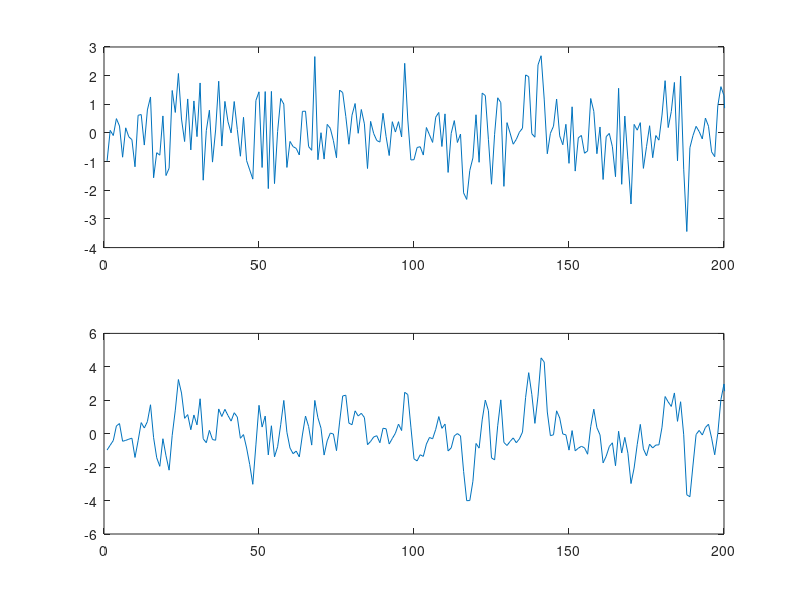
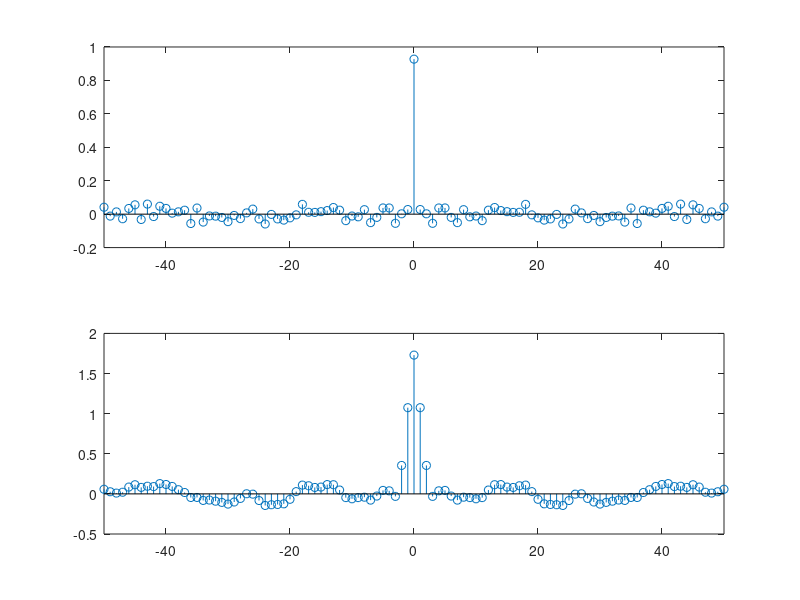
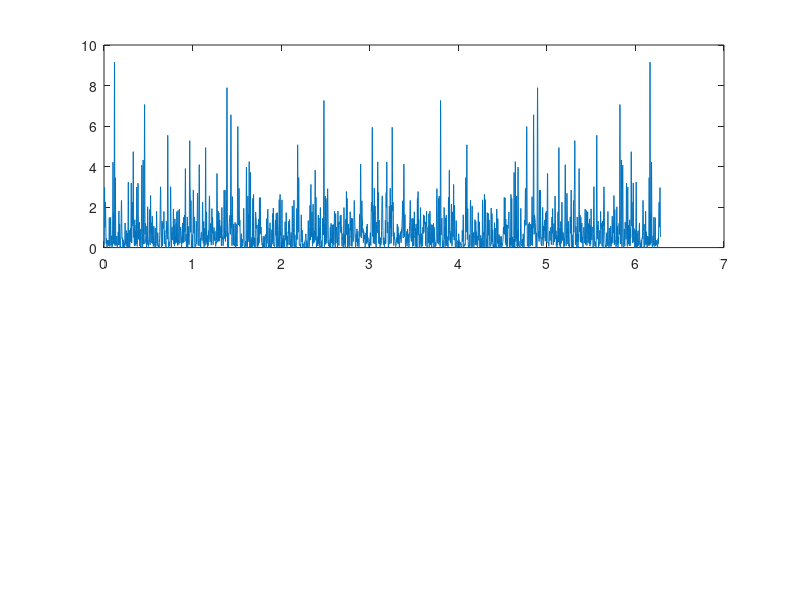

Write MATLAB code to recreate these figures, in order. (Note: this script raises an error after producing the figures.)
clear all
close all

N = 1000;
n = 1:N;

X = normrnd(0, 1, 1, N);

% PROCESO MA - SISTEMA FIR
YA = filter([1 0.8 0.4], 1, X);

[RX, k_X] = xcorr(X, 'biased');
[RYA, k_YA] = xcorr(YA, 'biased');

SW_X = 1/N * abs(fft(X, 4096)).^2;
SW_YA = 1/N * abs(fft(YA, 4096)).^2;

figure
subplot(2, 1, 1)
plot(n, X);
xlim([0, 200]);

subplot(2, 1, 2)
plot(n, YA);
xlim([0, 200]);

figure
subplot(2, 1, 1)
stem(k_X, RX);
xlim([-50, 50]);

subplot(2, 1, 2)
stem(k_YA, RYA);
xlim([-50, 50]);

L_fft = 4096;
w = (0:L_fft-1) * (2 * pi / L_fft);

figure
subplot(2, 1, 1)
plot(w, SW_X);
hold on
hline = refline([0, 1]);
hold off;
ylim([0, 4]);

subplot(2, 1, 2)
plot(w, SW_YA);
ylim([0, 10]);